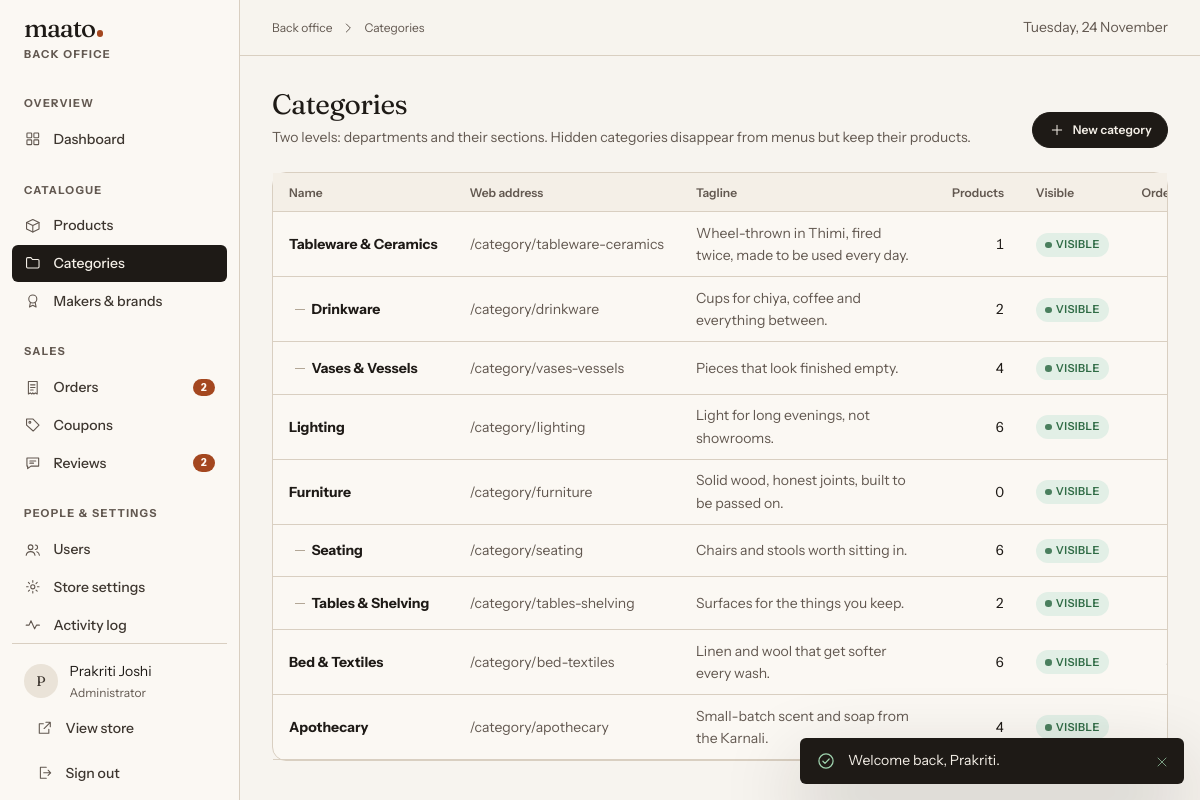
The page /suman-ecom/admin/categories (signed in) on the database its author committed.
### tables this page shows
CREATE TABLE users (
    id            INT UNSIGNED     NOT NULL AUTO_INCREMENT,
    role_id       TINYINT UNSIGNED NOT NULL,
    name          VARCHAR(120)     NOT NULL,
    email         VARCHAR(190)     NOT NULL,
    phone         VARCHAR(20)      NULL,
    password_hash VARCHAR(255)     NOT NULL,
    avatar_path   VARCHAR(255)     NULL,
    is_blocked    TINYINT(1)       NOT NULL DEFAULT 0,
    last_login_at DATETIME         NULL,
    created_at    DATETIME         NOT NULL DEFAULT CURRENT_TIMESTAMP,
    updated_at    DATETIME         NOT NULL DEFAULT CURRENT_TIMESTAMP ON UPDATE CURRENT_TIMESTAMP,
    PRIMARY KEY (id),
    UNIQUE KEY uq_users_email (email),
    KEY idx_users_role (role_id),
    KEY idx_users_created (created_at),
    CONSTRAINT fk_users_role FOREIGN KEY (role_id) REFERENCES roles (id) ON UPDATE CASCADE
);

CREATE TABLE roles (
    id          TINYINT UNSIGNED NOT NULL AUTO_INCREMENT,
    slug        VARCHAR(20)  NOT NULL,
    name        VARCHAR(50)  NOT NULL,
    description VARCHAR(255) NULL,
    PRIMARY KEY (id),
    UNIQUE KEY uq_roles_slug (slug)
);

CREATE TABLE categories (
    id          INT UNSIGNED NOT NULL AUTO_INCREMENT,
    parent_id   INT UNSIGNED NULL,
    name        VARCHAR(100) NOT NULL,
    slug        VARCHAR(120) NOT NULL,
    tagline     VARCHAR(160) NULL,
    description TEXT         NULL,
    image_path  VARCHAR(255) NULL,
    sort_order  SMALLINT     NOT NULL DEFAULT 0,
    is_active   TINYINT(1)   NOT NULL DEFAULT 1,
    created_at  DATETIME     NOT NULL DEFAULT CURRENT_TIMESTAMP,
    updated_at  DATETIME     NOT NULL DEFAULT CURRENT_TIMESTAMP ON UPDATE CURRENT_TIMESTAMP,
    PRIMARY KEY (id),
    UNIQUE KEY uq_categories_slug (slug),
    KEY idx_categories_parent (parent_id, sort_order),
    CONSTRAINT fk_categories_parent FOREIGN KEY (parent_id) REFERENCES categories (id) ON DELETE RESTRICT
);

### app/Views/admin/catalog/categories.php (the view, shortened to what the rows shown need)
<div class="page-head">
  <div><h1 class="h1">Categories</h1><p>Two levels: departments and their sections. Hidden categories disappear from menus but keep their products.</p></div>
</div>
<div class="a-card">
  <div class="table-wrap">
    <table class="data-table">
      <thead><tr><th scope="col">Name</th><th scope="col">Web address</th><th scope="col">Tagline</th><th scope="col" class="num">Products</th><th scope="col">Visible</th><th scope="col" class="num">Order</th><th scope="col" class="col-actions"><span class="visually-hidden">Actions</span></th></tr></thead>
      <tbody>
        <?php foreach ($tree as $root): ?>
          <?php foreach (array_merge([$root], $root['children']) as $c): $isChild = $c['parent_id'] !== null; ?>
            <tr>
              <td><span class="<?= $isChild ? 'indent' : '' ?>"><strong><?= e($c['name']) ?></strong></span></td>
              <td class="muted">/category/<?= e($c['slug']) ?></td>
              <td class="wrap muted"><?= e((string) $c['tagline']) ?></td>
              <td class="num"><?= (int) $c['product_count'] ?></td>
              <td><span class="badge badge--<?= $c['is_active'] ? 'success' : 'neutral' ?>"><?= $c['is_active'] ? 'Visible' : 'Hidden' ?></span></td>
              <td class="num"><?= (int) $c['sort_order'] ?></td>
            </tr>
          <?php endforeach; ?>
        <?php endforeach; ?>
      </tbody>
    </table>
  </div>
</div>

### app/Views/layouts/admin.php (shortened to what the rows shown need)
<?php
$me = Auth::user();
?>
<!doctype html>
<html lang="en" class="no-js">
<head>
</head>
<body class="admin">
<div class="admin-shell">
  <aside class="sidebar" id="sidebar" data-sidebar>
    <div class="sidebar__foot">
      <div class="sidebar__user">
        <?php if ($me['avatar_path']): ?><img class="avatar" src="<?= e(media($me['avatar_path'])) ?>" alt=""><?php else: ?><span class="avatar" aria-hidden="true"><?= e(mb_strtoupper(mb_substr($me['name'], 0, 1))) ?></span><?php endif; ?>
        <span><?= e($me['name']) ?><small><?= e($me['role_name']) ?></small></span>
      </div>
    </div>
  </aside>
  <div>
    <main class="page" id="main" tabindex="-1">
      <?= $content ?>
    </main>
  </div>
</div>
</body>
</html>

### rows shown on the page
users: name "P", name "Prakriti Joshi", role.name "Administrator"
categories: name "Tableware & Ceramics", slug "tableware-ceramics", tagline "Wheel-thrown in Thimi, fired twice, made to be used every day.", product_count "1", is_active "VISIBLE"
categories: name "Drinkware", slug "drinkware", tagline "Cups for chiya, coffee and everything between.", product_count "2", is_active "VISIBLE"
categories: name "Vases & Vessels", slug "vases-vessels", tagline "Pieces that look finished empty.", product_count "4", is_active "VISIBLE"
categories: name "Lighting", slug "lighting", tagline "Light for long evenings, not showrooms.", product_count "6", is_active "VISIBLE"
categories: name "Furniture", slug "furniture", tagline "Solid wood, honest joints, built to be passed on.", product_count "0", is_active "VISIBLE"
categories: name "Seating", slug "seating", tagline "Chairs and stools worth sitting in.", product_count "6", is_active "VISIBLE"
categories: name "Tables & Shelving", slug "tables-shelving", tagline "Surfaces for the things you keep.", product_count "2", is_active "VISIBLE"
categories: name "Bed & Textiles", slug "bed-textiles", tagline "Linen and wool that get softer every wash.", product_count "6", is_active "VISIBLE"
categories: name "Apothecary", slug "apothecary", tagline "Small-batch scent and soap from the Karnali.", product_count "4", is_active "VISIBLE"

### other values the page prints
mb_strtolower(setting('store_name', 'Maato')) "maato"
$group "OVERVIEW"
$label "Dashboard"
$group "CATALOGUE"
$label "Products"
$label "Categories"
$label "Makers & brands"
$group "SALES"
$label "Orders"
$count "2"
$label "Coupons"
$label "Reviews"
$group "PEOPLE & SETTINGS"
$label "Users"
$label "Store settings"
